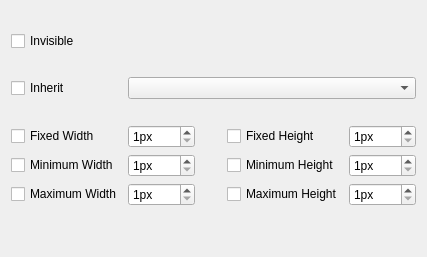
             <widget class="QWidget" name="page">
              <layout class="QGridLayout" name="gridLayout_15">
               <item row="2" column="0" colspan="2">
                <layout class="QGridLayout" name="gridLayout_13">
                 <item row="6" column="1">
                  <widget class="QSpinBox" name="spinBox_3">
                   <property name="suffix">
                    <string>px</string>
                   </property>
                   <property name="minimum">
                    <number>1</number>
                   </property>
                   <property name="maximum">
                    <number>9999</number>
                   </property>
                  </widget>
                 </item>
                 <item row="7" column="0">
                  <widget class="QCheckBox" name="checkBox_5">
                   <property name="minimumSize">
                    <size>
                     <width>110</width>
                     <height>0</height>
                    </size>
                   </property>
                   <property name="text">
                    <string>Maximum Width</string>
                   </property>
                  </widget>
                 </item>
                 <item row="7" column="4">
                  <widget class="QSpinBox" name="spinBox_7">
                   <property name="suffix">
                    <string>px</string>
                   </property>
                   <property name="minimum">
                    <number>1</number>
                   </property>
                   <property name="maximum">
                    <number>9999</number>
                   </property>
                  </widget>
                 </item>
                 <item row="5" column="2" rowspan="3">
                  <spacer name="horizontalSpacer_3">
                   <property name="orientation">
                    <enum>Qt::Horizontal</enum>
                   </property>
                   <property name="sizeType">
                    <enum>QSizePolicy::Fixed</enum>
                   </property>
                   <property name="sizeHint" stdset="0">
                    <size>
                     <width>20</width>
                     <height>20</height>
                    </size>
                   </property>
                  </spacer>
                 </item>
                 <item row="5" column="0">
                  <widget class="QCheckBox" name="checkBox_3">
                   <property name="minimumSize">
                    <size>
                     <width>110</width>
                     <height>0</height>
                    </size>
                   </property>
                   <property name="text">
                    <string>Fixed Width</string>
                   </property>
                  </widget>
                 </item>
                 <item row="5" column="3">
                  <widget class="QCheckBox" name="checkBox_6">
                   <property name="minimumSize">
                    <size>
                     <width>110</width>
                     <height>0</height>
                    </size>
                   </property>
                   <property name="text">
                    <string>Fixed Height</string>
                   </property>
                  </widget>
                 </item>
                 <item row="5" column="1">
                  <widget class="QSpinBox" name="spinBox_2">
                   <property name="suffix">
                    <string>px</string>
                   </property>
                   <property name="minimum">
                    <number>1</number>
                   </property>
                   <property name="maximum">
                    <number>9999</number>
                   </property>
                  </widget>
                 </item>
                 <item row="6" column="3">
                  <widget class="QCheckBox" name="checkBox_7">
                   <property name="minimumSize">
                    <size>
                     <width>110</width>
                     <height>0</height>
                    </size>
                   </property>
                   <property name="text">
                    <string>Minimum Height</string>
                   </property>
                  </widget>
                 </item>
                 <item row="6" column="0">
                  <widget class="QCheckBox" name="checkBox_4">
                   <property name="minimumSize">
                    <size>
                     <width>110</width>
                     <height>0</height>
                    </size>
                   </property>
                   <property name="text">
                    <string>Minimum Width</string>
                   </property>
                  </widget>
                 </item>
                 <item row="5" column="4">
                  <widget class="QSpinBox" name="spinBox_6">
                   <property name="suffix">
                    <string>px</string>
                   </property>
                   <property name="minimum">
                    <number>1</number>
                   </property>
                   <property name="maximum">
                    <number>9999</number>
                   </property>
                  </widget>
                 </item>
                 <item row="7" column="1">
                  <widget class="QSpinBox" name="spinBox_4">
                   <property name="suffix">
                    <string>px</string>
                   </property>
                   <property name="minimum">
                    <number>1</number>
                   </property>
                   <property name="maximum">
                    <number>9999</number>
                   </property>
                  </widget>
                 </item>
                 <item row="6" column="4">
                  <widget class="QSpinBox" name="spinBox_5">
                   <property name="suffix">
                    <string>px</string>
                   </property>
                   <property name="minimum">
                    <number>1</number>
                   </property>
                   <property name="maximum">
                    <number>9999</number>
                   </property>
                  </widget>
                 </item>
                 <item row="7" column="3">
                  <widget class="QCheckBox" name="checkBox_8">
                   <property name="minimumSize">
                    <size>
                     <width>110</width>
                     <height>0</height>
                    </size>
                   </property>
                   <property name="text">
                    <string>Maximum Height</string>
                   </property>
                  </widget>
                 </item>
                 <item row="3" column="0">
                  <widget class="QCheckBox" name="checkBox_2">
                   <property name="sizePolicy">
                    <sizepolicy hsizetype="Maximum" vsizetype="Fixed">
                     <horstretch>0</horstretch>
                     <verstretch>0</verstretch>
                    </sizepolicy>
                   </property>
                   <property name="minimumSize">
                    <size>
                     <width>110</width>
                     <height>0</height>
                    </size>
                   </property>
                   <property name="text">
                    <string>Inherit</string>
                   </property>
                  </widget>
                 </item>
                 <item row="3" column="1" colspan="4">
                  <widget class="QComboBox" name="comboBox"/>
                 </item>
                 <item row="4" column="0" colspan="5">
                  <spacer name="verticalSpacer_9">
                   <property name="orientation">
                    <enum>Qt::Vertical</enum>
                   </property>
                   <property name="sizeType">
                    <enum>QSizePolicy::Fixed</enum>
                   </property>
                   <property name="sizeHint" stdset="0">
                    <size>
                     <width>20</width>
                     <height>20</height>
                    </size>
                   </property>
                  </spacer>
                 </item>
                 <item row="0" column="0">
                  <widget class="QCheckBox" name="checkBox_23">
                   <property name="minimumSize">
                    <size>
                     <width>110</width>
                     <height>0</height>
                    </size>
                   </property>
                   <property name="text">
                    <string>Invisible</string>
                   </property>
                  </widget>
                 </item>
                 <item row="2" column="0" colspan="5">
                  <spacer name="verticalSpacer_15">
                   <property name="orientation">
                    <enum>Qt::Vertical</enum>
                   </property>
                   <property name="sizeType">
                    <enum>QSizePolicy::Fixed</enum>
                   </property>
                   <property name="sizeHint" stdset="0">
                    <size>
                     <width>20</width>
                     <height>20</height>
                    </size>
                   </property>
                  </spacer>
                 </item>
                </layout>
               </item>
               <item row="3" column="0" colspan="2">
                <spacer name="verticalSpacer_4">
                 <property name="orientation">
                  <enum>Qt::Vertical</enum>
                 </property>
                 <property name="sizeHint" stdset="0">
                  <size>
                   <width>20</width>
                   <height>40</height>
                  </size>
                 </property>
                </spacer>
               </item>
               <item row="1" column="0" colspan="2">
                <spacer name="verticalSpacer_5">
                 <property name="orientation">
                  <enum>Qt::Vertical</enum>
                 </property>
                 <property name="sizeType">
                  <enum>QSizePolicy::Fixed</enum>
                 </property>
                 <property name="sizeHint" stdset="0">
                  <size>
                   <width>20</width>
                   <height>20</height>
                  </size>
                 </property>
                </spacer>
               </item>
              </layout>
             </widget>
